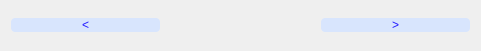
   <widget class="QWidget" name="horizontalLayoutWidget_3">
    <property name="geometry">
     <rect>
      <x>410</x>
      <y>710</y>
      <width>481</width>
      <height>51</height>
     </rect>
    </property>
    <layout class="QHBoxLayout" name="horizontalLayout_3">
     <item>
      <widget class="QPushButton" name="btnPrev">
       <property name="toolTip">
        <string>Past image</string>
       </property>
       <property name="toolTipDuration">
        <number>2000</number>
       </property>
       <property name="styleSheet">
        <string notr="true">background-color:rgba(216, 229, 253,255);
font: 63 10pt &quot;Segoe UI Semibold&quot;;
color: rgb(32, 24, 255);
border-radius:4;</string>
       </property>
       <property name="text">
        <string>&lt;</string>
       </property>
      </widget>
     </item>
     <item>
      <widget class="QLabel" name="label_img_no">
       <property name="styleSheet">
        <string notr="true">font: 63 10pt &quot;Segoe UI Semibold&quot;;</string>
       </property>
       <property name="text">
        <string/>
       </property>
       <property name="alignment">
        <set>Qt::AlignCenter</set>
       </property>
      </widget>
     </item>
     <item>
      <widget class="QPushButton" name="btnNext">
       <property name="toolTip">
        <string>Next image</string>
       </property>
       <property name="toolTipDuration">
        <number>1000</number>
       </property>
       <property name="styleSheet">
        <string notr="true">background-color:rgba(216, 229, 253,255);
font: 63 10pt &quot;Segoe UI Semibold&quot;;
color: rgb(32, 24, 255);
border-radius:4;</string>
       </property>
       <property name="text">
        <string>&gt;</string>
       </property>
      </widget>
     </item>
    </layout>
   </widget>
